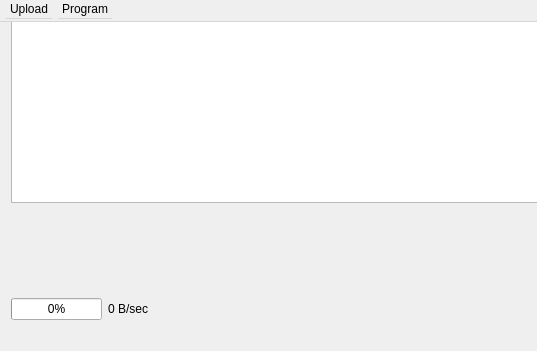
<?xml version="1.0" encoding="UTF-8"?>
<ui version="4.0">
 <class>FileWindowClass</class>
 <widget class="QWidget" name="FileWindowClass">
  <property name="geometry">
   <rect>
    <x>0</x>
    <y>0</y>
    <width>537</width>
    <height>351</height>
   </rect>
  </property>
  <widget class="QWidget" name="centralWidget">
   <layout class="QGridLayout" name="gridLayout">
    <item row="0" column="0" colspan="2">
     <widget class="QTableView" name="tableView">
      <property name="editTriggers">
       <set>QAbstractItemView::NoEditTriggers</set>
      </property>
      <property name="tabKeyNavigation">
       <bool>false</bool>
      </property>
      <property name="showDropIndicator" stdset="0">
       <bool>false</bool>
      </property>
      <property name="selectionBehavior">
       <enum>QAbstractItemView::SelectRows</enum>
      </property>
      <attribute name="verticalHeaderVisible">
       <bool>false</bool>
      </attribute>
      <attribute name="verticalHeaderDefaultSectionSize">
       <number>20</number>
      </attribute>
     </widget>
    </item>
    <item row="1" column="0">
     <widget class="QProgressBar" name="progressBar">
      <property name="value">
       <number>0</number>
      </property>
     </widget>
    </item>
    <item row="1" column="1">
     <widget class="QLabel" name="labelSpeed">
      <property name="sizePolicy">
       <sizepolicy hsizetype="Preferred" vsizetype="Preferred">
        <horstretch>0</horstretch>
        <verstretch>0</verstretch>
       </sizepolicy>
      </property>
      <property name="minimumSize">
       <size>
        <width>500</width>
        <height>200</height>
       </size>
      </property>
      <property name="text">
       <string>0 B/sec</string>
      </property>
     </widget>
    </item>
   </layout>
  </widget>
  <widget class="QToolBar" name="mainToolBar">
   <property name="windowTitle">
    <string>ToolBar</string>
   </property>
   <property name="iconSize">
    <size>
     <width>32</width>
     <height>32</height>
    </size>
   </property>
   <attribute name="toolBarArea">
    <enum>TopToolBarArea</enum>
   </attribute>
   <attribute name="toolBarBreak">
    <bool>false</bool>
   </attribute>
   <addaction name="actionAdd"/>
   <addaction name="actionDelete"/>
   <addaction name="actionClear"/>
   <addaction name="separator"/>
   <addaction name="actionStart"/>
   <addaction name="actionStop"/>
   <addaction name="separator"/>
   <addaction name="actionSettings"/>
  </widget>
  <widget class="QStatusBar" name="statusBar"/>
  <widget class="QMenuBar" name="menuBar">
   <property name="geometry">
    <rect>
     <x>0</x>
     <y>0</y>
     <width>537</width>
     <height>22</height>
    </rect>
   </property>
   <widget class="QMenu" name="menuUpload">
    <property name="title">
     <string>Upload</string>
    </property>
    <addaction name="actionAdd"/>
    <addaction name="actionDelete"/>
    <addaction name="actionClear"/>
    <addaction name="separator"/>
    <addaction name="actionStart"/>
    <addaction name="actionStop"/>
    <addaction name="separator"/>
    <addaction name="actionShow_links_to_files"/>
   </widget>
   <widget class="QMenu" name="menuHelp">
    <property name="title">
     <string>Program</string>
    </property>
    <addaction name="actionSettings"/>
    <addaction name="actionExit"/>
    <addaction name="actionAbout"/>
    <addaction name="actionAbout_Qt"/>
   </widget>
   <addaction name="menuUpload"/>
   <addaction name="menuHelp"/>
  </widget>
  <action name="actionAdd">
   <property name="icon">
    <iconset resource="upcoder.qrc">
     <normaloff>:/icons/add.png</normaloff>:/icons/add.png</iconset>
   </property>
   <property name="text">
    <string>Add files</string>
   </property>
  </action>
  <action name="actionDelete">
   <property name="icon">
    <iconset resource="upcoder.qrc">
     <normaloff>:/icons/remove.png</normaloff>:/icons/remove.png</iconset>
   </property>
   <property name="text">
    <string>Delete</string>
   </property>
  </action>
  <action name="actionStart">
   <property name="icon">
    <iconset resource="upcoder.qrc">
     <normaloff>:/icons/start.png</normaloff>:/icons/start.png</iconset>
   </property>
   <property name="text">
    <string>Start uploading</string>
   </property>
  </action>
  <action name="actionStop">
   <property name="icon">
    <iconset resource="upcoder.qrc">
     <normaloff>:/icons/stop.png</normaloff>:/icons/stop.png</iconset>
   </property>
   <property name="text">
    <string>Stop</string>
   </property>
  </action>
  <action name="actionSettings">
   <property name="icon">
    <iconset resource="upcoder.qrc">
     <normaloff>:/icons/settings.png</normaloff>:/icons/settings.png</iconset>
   </property>
   <property name="text">
    <string>Settings</string>
   </property>
  </action>
  <action name="actionClear">
   <property name="icon">
    <iconset resource="upcoder.qrc">
     <normaloff>:/icons/clear.png</normaloff>:/icons/clear.png</iconset>
   </property>
   <property name="text">
    <string>Clear</string>
   </property>
  </action>
  <action name="actionExit">
   <property name="icon">
    <iconset resource="upcoder.qrc">
     <normaloff>:/icons/exit.png</normaloff>:/icons/exit.png</iconset>
   </property>
   <property name="text">
    <string>Exit</string>
   </property>
  </action>
  <action name="actionAbout">
   <property name="icon">
    <iconset resource="upcoder.qrc">
     <normaloff>:/icons/about.png</normaloff>:/icons/about.png</iconset>
   </property>
   <property name="text">
    <string>About</string>
   </property>
  </action>
  <action name="actionAbout_Qt">
   <property name="icon">
    <iconset resource="upcoder.qrc">
     <normaloff>:/icons/qt.png</normaloff>:/icons/qt.png</iconset>
   </property>
   <property name="text">
    <string>About Qt</string>
   </property>
  </action>
  <action name="actionShow_links_to_files">
   <property name="icon">
    <iconset resource="upcoder.qrc">
     <normaloff>:/icons/internet.png</normaloff>:/icons/internet.png</iconset>
   </property>
   <property name="text">
    <string>Show links to files</string>
   </property>
  </action>
 </widget>
 <layoutdefault spacing="6" margin="11"/>
 <resources>
  <include location="upcoder.qrc"/>
 </resources>
 <connections/>
</ui>
